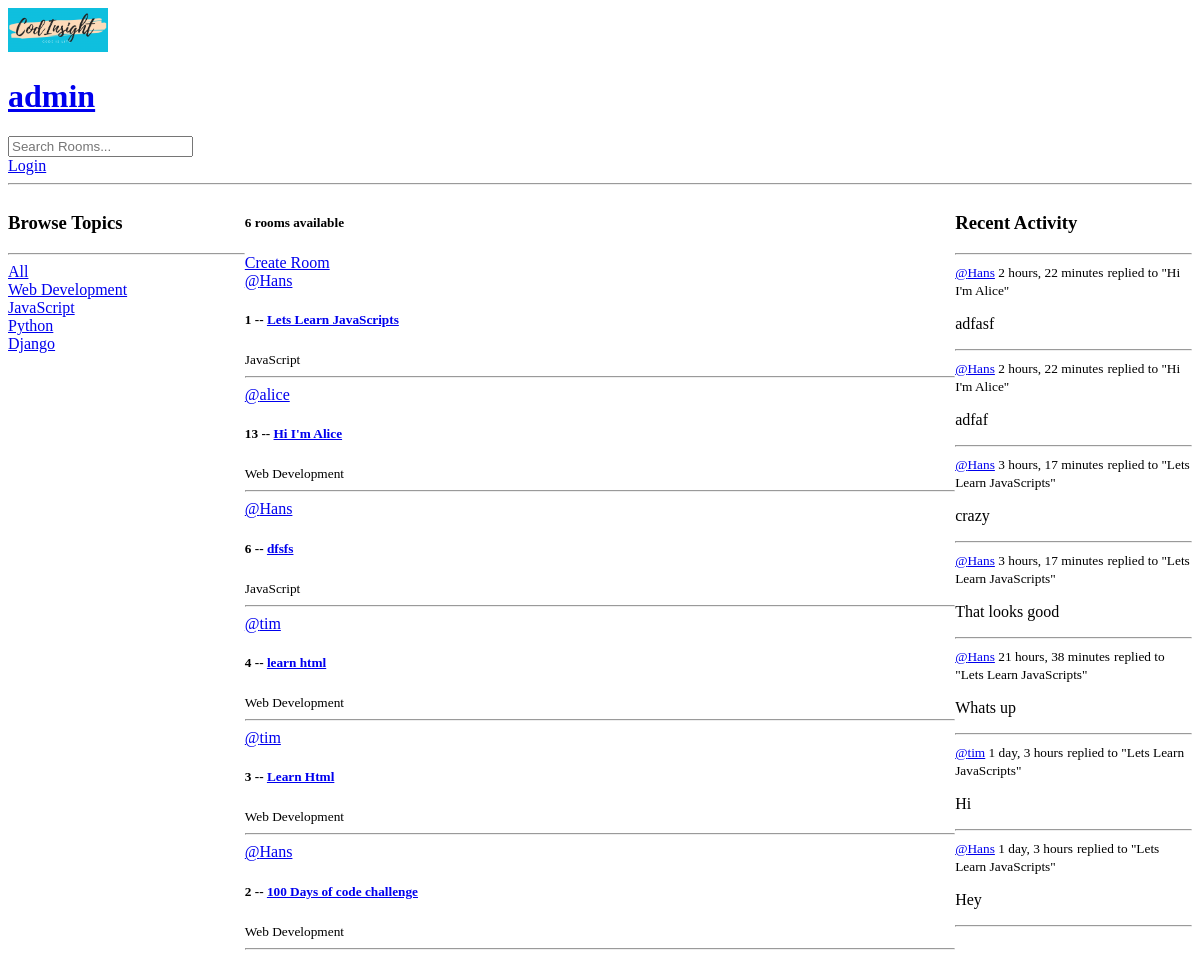
Before: / with the older database file.
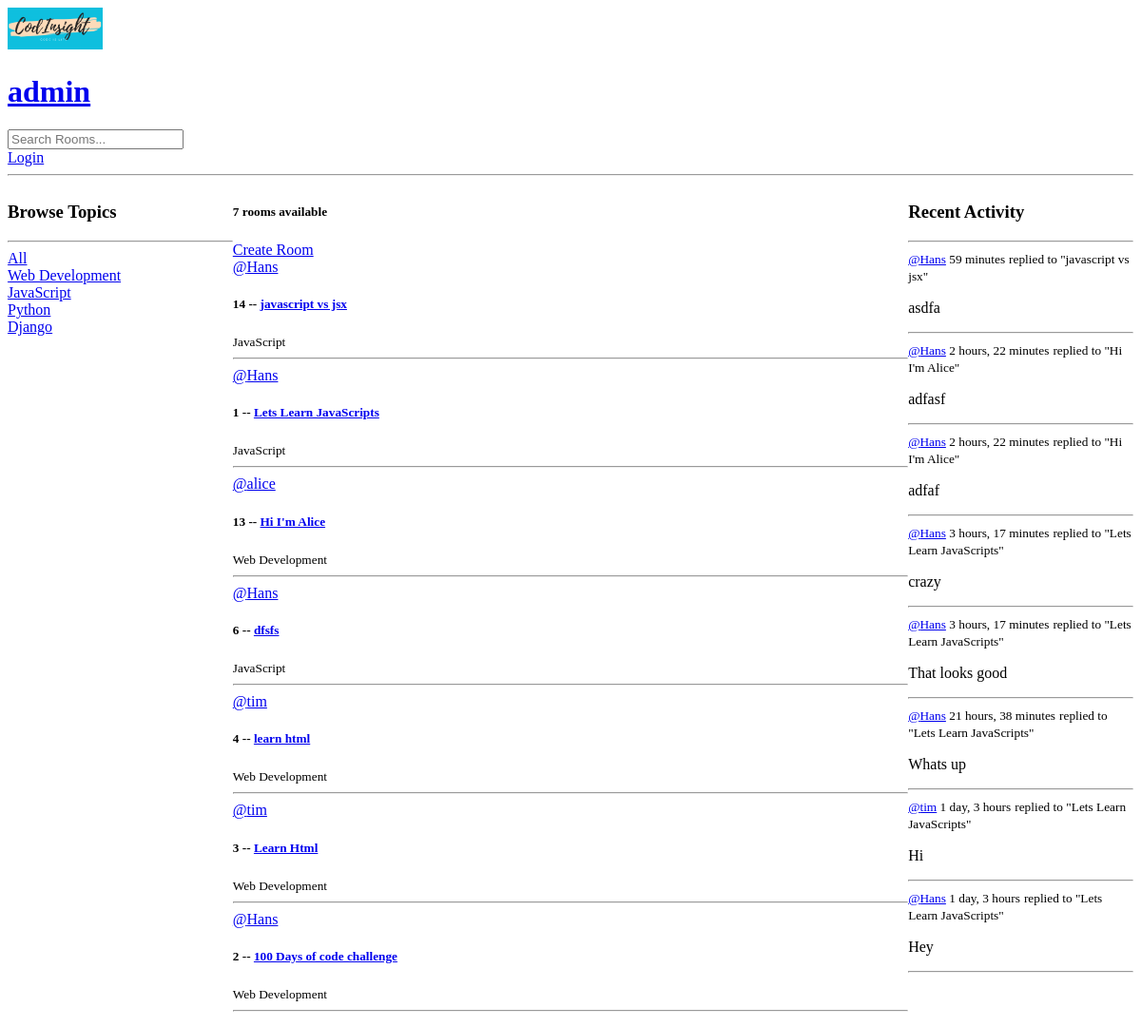
After: the same page with the newer database file.
### base/models.py (models this page shows, shortened)
class Topic(models.Model):
    name = models.CharField(max_length=200)

class Room(models.Model):
    host = models.ForeignKey(User, on_delete=models.SET_NULL, null=True)
    topic = models.ForeignKey(Topic, on_delete=models.SET_NULL, null=True)
    name = models.CharField(max_length=200)
    description = models.TextField(null=True, blank=True)
    participants = models.ManyToManyField(User, related_name='rooms', blank=True)
    updated = models.DateTimeField(auto_now=True)
    created = models.DateTimeField(auto_now_add=True)
    class Meta:
        ordering = ['-updated', '-created']
    def __str__(self):
        return self.name

class Message(models.Model):
    user = models.ForeignKey(User, on_delete=models.CASCADE)
    room = models.ForeignKey(Room, on_delete=models.CASCADE)
    body = models.TextField()
    updated = models.DateTimeField(auto_now=True)
    created = models.DateTimeField(auto_now_add=True)
    class Meta:
        ordering = ['-updated', '-created']
    def __str__(self):
        return self.body[0: 50]

### base/views.py (the view)
# urls.py: path('', views.home, name="homeAsViewName"),
def home(request):
    q = request.GET.get('q') if request.GET.get('q') != None else ''
    rooms = Room.objects.filter(Q(topic__name__icontains=q) | Q(name__icontains=q) | Q(description__icontains=q))
    topics = Topic.objects.all()
    room_messages = Message.objects.filter(Q(room__name__icontains=q))
    context = {
        'rooms': rooms,
        'topics': topics,
        'room_count': rooms.count(),
        'room_messages': room_messages,
    }
    return render(request, 'base/home.html', context)

### base/templates/base/home.html (shortened to what this page needs)
{% extends 'main.html' %}
    {% block content %}
    <div class="home-container">
        <div>
            {% include 'base/topics.html'%}
        </div>
        <div>
            <h5>{{room_count}} rooms available</h5>
            <a href="{% url 'create-room'%}">Create Room</a>
            {% include 'base/feed.html' %}
        </div>
        <div>
            {% include 'base/activity.html' %}
        </div>
    </div>
    {% endblock %}

### base/templates/base/topics.html
<h3>Browse Topics</h3>
<hr>
<div>
    <a href="{%url 'homeAsViewName' %}">All</a>
</div>
{% for topic in topics %}
<div>
    <a href="{%url 'homeAsViewName' %}?q={{topic.name}}">{{topic.name}}</a>
</div>
{% endfor %}

### base/templates/base/feed.html (shortened to what this page needs)
<div class="">
    {% for room in rooms %}
        <div>
            <a href="{% url 'user-profile' room.host.id %}">@{{room.host.username}}</a>
            <h5>{{room.id}} -- <a href="{% url 'room' room.id%}">{{room.name}}</a> </h5>
            <small>{{room.topic.name}}</small>
        </div>
        <hr>
    {% endfor %}
</div>

### base/templates/base/activity.html (shortened to what this page needs)
<h3>Recent Activity</h3>
<hr>
{% for message in room_messages %}
<div>
    <small> <a href="{% url 'user-profile' message.user.id%}">@{{message.user}}</a>  {{message.created|timesince}}</small>
    <small>replied to "{{message.room}}"</small>
    <p>{{message}}</p>
    <hr>
</div>
{% endfor%}

Changed rows visible on the page:
added Room: host.username "Hans", id "14", name "javascript vs jsx", topic.name "JavaScript"
added Message: user "Hans", created "59 minutes", room "javascript vs jsx", body "asdfa"
Other visible differences:
{{ room_count }}: "6" → "7"
